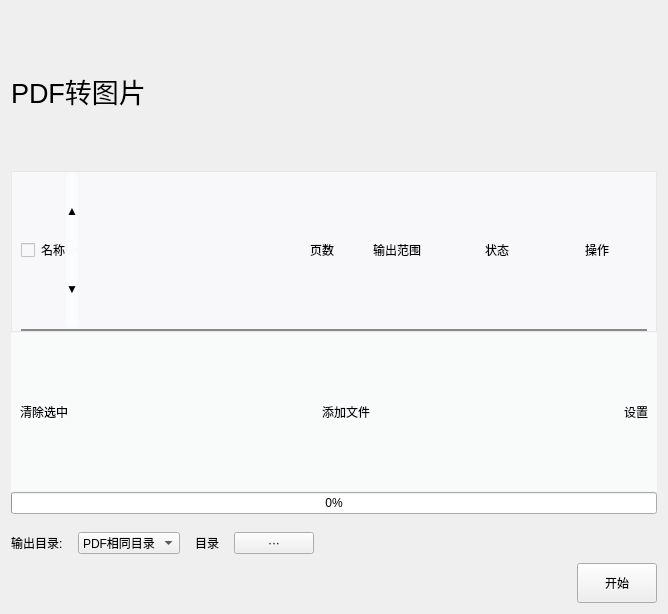
<?xml version="1.0" encoding="UTF-8"?>
<ui version="4.0">
 <class>pdf2image_view</class>
 <widget class="QWidget" name="pdf2image_view">
  <property name="geometry">
   <rect>
    <x>0</x>
    <y>0</y>
    <width>668</width>
    <height>614</height>
   </rect>
  </property>
  <property name="windowTitle">
   <string>Form</string>
  </property>
  <property name="styleSheet">
   <string notr="true"/>
  </property>
  <layout class="QVBoxLayout" name="verticalLayout_3">
   <property name="spacing">
    <number>0</number>
   </property>
   <item>
    <widget class="QLabel" name="label_8">
     <property name="font">
      <font>
       <pointsize>20</pointsize>
      </font>
     </property>
     <property name="text">
      <string>PDF转图片</string>
     </property>
    </widget>
   </item>
   <item>
    <widget class="QFrame" name="frame1">
     <property name="styleSheet">
      <string notr="true">QWidget{
	background: rgb(248,248,251);
	border-radius: 0px;
}
#frame1{
	border: 1px solid #e8e8e8;
}

QPushButton{
    background-color: rgb(250,252,253);
    border-radius: 5px;
	padding:0px;
}
QPushButton:hover {
	color: rgb(148,133,247)
}
QCommandLinkButton{
    background-color: rgb(250,252,253);
    border-radius: 5px;
    padding: 8px;
    border:none;
}
QProgressBar{
    font-family: 'Arial Unicode MS';
    height:22px;
    text-align:center;
    font-size:14px;
    color:black;
    border-radius:11px;
    background:#EBEEF5;
}
QProgressBar::chunk{
    border-radius:11px;
    background:qlineargradient(spread:pad,x1:0,y1:0,x2:1,y2:0,stop:0 #99ffff,stop:1 #9900ff);
}
QMessageBox QPushButton{
    background-color: rgb(250,252,253);
    border-radius: 5px;
    padding: 8px;
    border-right: 2px solid #888888;  /* 按钮边框，2px宽，白色 */
    border-bottom: 2px solid #888888;  /* 按钮边框，2px宽，白色 */
    border-left: 1px solid #ffffff;  /* 按钮边框，2px宽，白色 */
    border-top: 1px solid #ffffff;  /* 按钮边框，2px宽，白色 */
}
QListView {
    color: black;
    border: none;
}
QListView::item {
    margin: 0px;
	border-bottom: 1px solid black;
}
QListView::item:hover {
    background: none;
}
/* 被选中时的背景颜色和左边框颜色 */
QListView::item:selected {
    border-radius: 0px;
	border-left: 0px solid rgb(62, 62, 62);
    background: none;
}</string>
     </property>
     <property name="frameShape">
      <enum>QFrame::Box</enum>
     </property>
     <property name="frameShadow">
      <enum>QFrame::Raised</enum>
     </property>
     <property name="lineWidth">
      <number>2</number>
     </property>
     <layout class="QVBoxLayout" name="verticalLayout_2">
      <property name="spacing">
       <number>0</number>
      </property>
      <property name="leftMargin">
       <number>9</number>
      </property>
      <property name="topMargin">
       <number>0</number>
      </property>
      <property name="rightMargin">
       <number>9</number>
      </property>
      <property name="bottomMargin">
       <number>0</number>
      </property>
      <item>
       <layout class="QHBoxLayout" name="horizontalLayout_3">
        <property name="spacing">
         <number>0</number>
        </property>
        <item>
         <widget class="QCheckBox" name="checkBox_select_all">
          <property name="sizePolicy">
           <sizepolicy hsizetype="Minimum" vsizetype="Minimum">
            <horstretch>0</horstretch>
            <verstretch>0</verstretch>
           </sizepolicy>
          </property>
          <property name="text">
           <string>名称</string>
          </property>
         </widget>
        </item>
        <item>
         <layout class="QVBoxLayout" name="verticalLayout">
          <property name="spacing">
           <number>0</number>
          </property>
          <item>
           <widget class="QPushButton" name="btn_order_inc">
            <property name="sizePolicy">
             <sizepolicy hsizetype="Minimum" vsizetype="Minimum">
              <horstretch>0</horstretch>
              <verstretch>0</verstretch>
             </sizepolicy>
            </property>
            <property name="text">
             <string>▲</string>
            </property>
           </widget>
          </item>
          <item>
           <widget class="QPushButton" name="btn_order_des">
            <property name="sizePolicy">
             <sizepolicy hsizetype="Minimum" vsizetype="Minimum">
              <horstretch>0</horstretch>
              <verstretch>0</verstretch>
             </sizepolicy>
            </property>
            <property name="text">
             <string>▼</string>
            </property>
           </widget>
          </item>
         </layout>
        </item>
        <item>
         <spacer name="horizontalSpacer_4">
          <property name="orientation">
           <enum>Qt::Horizontal</enum>
          </property>
          <property name="sizeHint" stdset="0">
           <size>
            <width>40</width>
            <height>20</height>
           </size>
          </property>
         </spacer>
        </item>
        <item>
         <widget class="QLabel" name="label">
          <property name="sizePolicy">
           <sizepolicy hsizetype="Preferred" vsizetype="Minimum">
            <horstretch>0</horstretch>
            <verstretch>0</verstretch>
           </sizepolicy>
          </property>
          <property name="minimumSize">
           <size>
            <width>50</width>
            <height>0</height>
           </size>
          </property>
          <property name="maximumSize">
           <size>
            <width>40</width>
            <height>16777215</height>
           </size>
          </property>
          <property name="text">
           <string>页数</string>
          </property>
          <property name="alignment">
           <set>Qt::AlignCenter</set>
          </property>
         </widget>
        </item>
        <item>
         <widget class="QLabel" name="label_2">
          <property name="sizePolicy">
           <sizepolicy hsizetype="Preferred" vsizetype="Minimum">
            <horstretch>0</horstretch>
            <verstretch>0</verstretch>
           </sizepolicy>
          </property>
          <property name="minimumSize">
           <size>
            <width>100</width>
            <height>0</height>
           </size>
          </property>
          <property name="maximumSize">
           <size>
            <width>100</width>
            <height>16777215</height>
           </size>
          </property>
          <property name="text">
           <string>输出范围</string>
          </property>
          <property name="alignment">
           <set>Qt::AlignCenter</set>
          </property>
         </widget>
        </item>
        <item>
         <widget class="QLabel" name="label_3">
          <property name="sizePolicy">
           <sizepolicy hsizetype="Preferred" vsizetype="Minimum">
            <horstretch>0</horstretch>
            <verstretch>0</verstretch>
           </sizepolicy>
          </property>
          <property name="minimumSize">
           <size>
            <width>100</width>
            <height>0</height>
           </size>
          </property>
          <property name="maximumSize">
           <size>
            <width>100</width>
            <height>16777215</height>
           </size>
          </property>
          <property name="text">
           <string>状态</string>
          </property>
          <property name="alignment">
           <set>Qt::AlignCenter</set>
          </property>
         </widget>
        </item>
        <item>
         <widget class="QLabel" name="label_4">
          <property name="sizePolicy">
           <sizepolicy hsizetype="Preferred" vsizetype="Minimum">
            <horstretch>0</horstretch>
            <verstretch>0</verstretch>
           </sizepolicy>
          </property>
          <property name="minimumSize">
           <size>
            <width>100</width>
            <height>0</height>
           </size>
          </property>
          <property name="maximumSize">
           <size>
            <width>100</width>
            <height>16777215</height>
           </size>
          </property>
          <property name="text">
           <string>操作</string>
          </property>
          <property name="alignment">
           <set>Qt::AlignCenter</set>
          </property>
         </widget>
        </item>
       </layout>
      </item>
      <item>
       <widget class="Line" name="line_8">
        <property name="styleSheet">
         <string notr="true">border-bottom: 2px solid #888888;</string>
        </property>
        <property name="frameShadow">
         <enum>QFrame::Raised</enum>
        </property>
        <property name="lineWidth">
         <number>5</number>
        </property>
        <property name="orientation">
         <enum>Qt::Horizontal</enum>
        </property>
       </widget>
      </item>
     </layout>
    </widget>
   </item>
   <item>
    <widget class="QWidget" name="widget1" native="true">
     <property name="styleSheet">
      <string notr="true">#widget1{
	background: rgb(249,250,250);
	border-radius: 0px;
	border-right: 0px solid rgb(245,245,245);  
    border-bottom: 1px solid rgb(245,245,245);
    border-left: 0px solid rgb(245,245,245); 
    border-top: 1px solid rgb(245,245,245);  
}
QPushButton:hover {
	color: rgb(148,133,247)
}
QWidget{
	background: rgb(238,244,249);
	border-radius: 10px;
}

QPushButton{
    background-color: rgb(250,252,253);
    border-radius: 5px;
	padding:0px;
}
QPushButton:hover {
	color: rgb(148,133,247)
}
QCommandLinkButton{
    background-color: rgb(250,252,253);
    border-radius: 5px;
    padding: 8px;
    border:none;
}
QProgressBar{
    font-family: 'Arial Unicode MS';
    height:22px;
    text-align:center;
    font-size:14px;
    color:black;
    border-radius:11px;
    background:#EBEEF5;
}
QProgressBar::chunk{
    border-radius:11px;
    background:qlineargradient(spread:pad,x1:0,y1:0,x2:1,y2:0,stop:0 #99ffff,stop:1 #9900ff);
}
QMessageBox QPushButton{
    background-color: rgb(250,252,253);
    border-radius: 5px;
    padding: 8px;
    border-right: 2px solid #888888;  /* 按钮边框，2px宽，白色 */
    border-bottom: 2px solid #888888;  /* 按钮边框，2px宽，白色 */
    border-left: 1px solid #ffffff;  /* 按钮边框，2px宽，白色 */
    border-top: 1px solid #ffffff;  /* 按钮边框，2px宽，白色 */
}
QListView {
    color: black;
    border: none;
}
QListView::item {
    margin: 0px;
	border-bottom: 1px solid black;
}
QListView::item:hover {
    background: none;
}
/* 被选中时的背景颜色和左边框颜色 */
QListView::item:selected {
    border-radius: 0px;
	border-left: 0px solid rgb(62, 62, 62);
    background: none;
}</string>
     </property>
     <layout class="QHBoxLayout" name="horizontalLayout_2">
      <property name="spacing">
       <number>0</number>
      </property>
      <property name="topMargin">
       <number>9</number>
      </property>
      <property name="bottomMargin">
       <number>9</number>
      </property>
      <item>
       <widget class="QPushButton" name="btn_remove_selected">
        <property name="text">
         <string>清除选中</string>
        </property>
       </widget>
      </item>
      <item>
       <spacer name="horizontalSpacer_2">
        <property name="orientation">
         <enum>Qt::Horizontal</enum>
        </property>
        <property name="sizeHint" stdset="0">
         <size>
          <width>243</width>
          <height>20</height>
         </size>
        </property>
       </spacer>
      </item>
      <item>
       <widget class="QPushButton" name="btn_choose_files">
        <property name="cursor">
         <cursorShape>PointingHandCursor</cursorShape>
        </property>
        <property name="layoutDirection">
         <enum>Qt::LeftToRight</enum>
        </property>
        <property name="text">
         <string>添加文件</string>
        </property>
       </widget>
      </item>
      <item>
       <spacer name="horizontalSpacer_3">
        <property name="orientation">
         <enum>Qt::Horizontal</enum>
        </property>
        <property name="sizeHint" stdset="0">
         <size>
          <width>243</width>
          <height>20</height>
         </size>
        </property>
       </spacer>
      </item>
      <item>
       <widget class="QPushButton" name="btn_setting">
        <property name="text">
         <string>设置</string>
        </property>
       </widget>
      </item>
     </layout>
    </widget>
   </item>
   <item>
    <widget class="QProgressBar" name="progressBar">
     <property name="value">
      <number>0</number>
     </property>
    </widget>
   </item>
   <item>
    <layout class="QHBoxLayout" name="horizontalLayout_4">
     <property name="leftMargin">
      <number>0</number>
     </property>
     <property name="topMargin">
      <number>9</number>
     </property>
     <item>
      <layout class="QGridLayout" name="gridLayout">
       <property name="topMargin">
        <number>9</number>
       </property>
       <property name="spacing">
        <number>15</number>
       </property>
       <item row="0" column="1">
        <widget class="QComboBox" name="comboBox">
         <item>
          <property name="text">
           <string>PDF相同目录</string>
          </property>
         </item>
         <item>
          <property name="text">
           <string>自定义目录</string>
          </property>
         </item>
        </widget>
       </item>
       <item row="0" column="4">
        <widget class="QPushButton" name="pushButton_2">
         <property name="text">
          <string>···</string>
         </property>
        </widget>
       </item>
       <item row="0" column="0">
        <widget class="QLabel" name="label_9">
         <property name="text">
          <string>输出目录:</string>
         </property>
        </widget>
       </item>
       <item row="0" column="2" colspan="2">
        <widget class="QLabel" name="label_output_dir">
         <property name="text">
          <string>目录</string>
         </property>
        </widget>
       </item>
      </layout>
     </item>
     <item>
      <spacer name="horizontalSpacer_5">
       <property name="orientation">
        <enum>Qt::Horizontal</enum>
       </property>
       <property name="sizeHint" stdset="0">
        <size>
         <width>40</width>
         <height>20</height>
        </size>
       </property>
      </spacer>
     </item>
    </layout>
   </item>
   <item>
    <layout class="QHBoxLayout" name="horizontalLayout">
     <property name="topMargin">
      <number>9</number>
     </property>
     <item>
      <spacer name="horizontalSpacer">
       <property name="orientation">
        <enum>Qt::Horizontal</enum>
       </property>
       <property name="sizeHint" stdset="0">
        <size>
         <width>40</width>
         <height>20</height>
        </size>
       </property>
      </spacer>
     </item>
     <item>
      <widget class="QPushButton" name="btn_start">
       <property name="minimumSize">
        <size>
         <width>60</width>
         <height>40</height>
        </size>
       </property>
       <property name="text">
        <string>开始</string>
       </property>
      </widget>
     </item>
    </layout>
   </item>
  </layout>
 </widget>
 <resources/>
 <connections/>
</ui>
